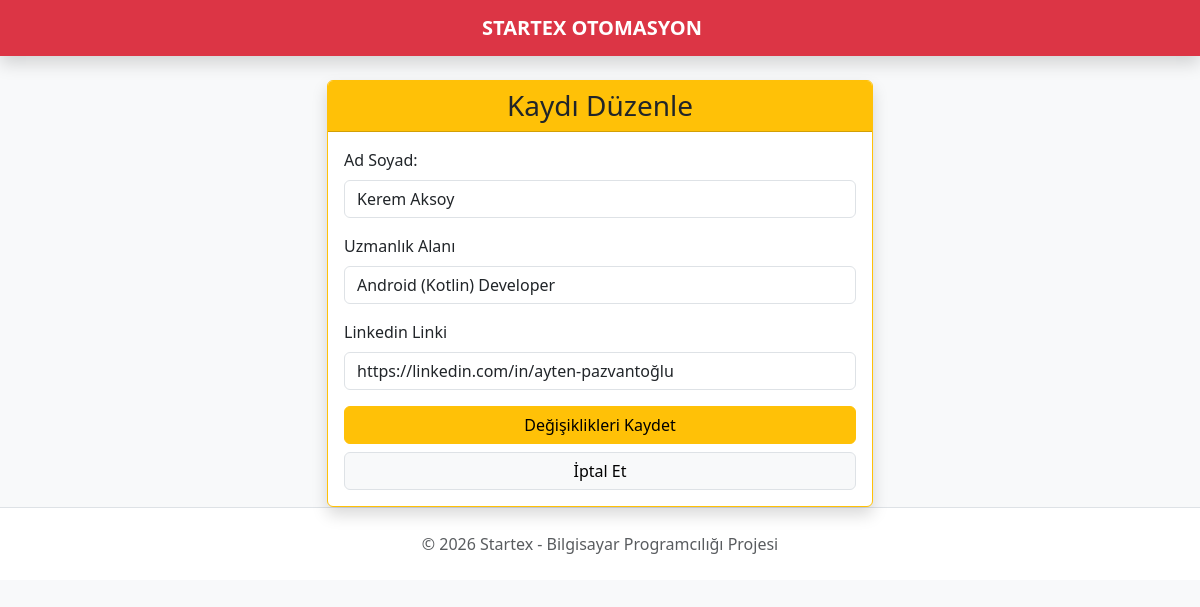
/duzenle.php?id=27, run on the app's committed database.
### tables this page shows
CREATE TABLE `katilimcilar` (
  `id` int(11) NOT NULL,
  `ad_soyad` varchar(100) NOT NULL,
  `uzmanlik` varchar(100) NOT NULL,
  `linkedin` varchar(255) NOT NULL
);

### duzenle.php (the view, shortened to what this page needs)
<?php
include("baglan.php");
include("ust.php");
if(isset($_GET["id"])) {
    $id = $_GET["id"];
    $sorgu = $conn->query("SELECT * FROM katilimcilar WHERE id = $id");
    $kayit = $sorgu->fetch_assoc();
}
?>
<div class="row justify-content-center">
    <div class="col-md-6">
        <div class="card shadow border-warning">
            <div class="card-header bg-warning text-dark">
                <h3 class="text-center mb-0">Kaydı Düzenle</h3>
            </div>
            <div class="card-body">
                <form action="guncelle.php" method="POST">
                    <div class="mb-3">
                        <label class="form-label">Ad Soyad:</label>
                        <input type="text" name="ad_soyad" class="form-control" value="<?php echo $kayit['ad_soyad']; ?>" required>
                    </div>
                    <div class="mb-3">
                        <label class="form-label">Uzmanlık Alanı</label>
                        <input type="text" name="uzmanlik" class="form-control" value="<?php echo $kayit['uzmanlik']; ?>" required>
                    </div>
                    <div class="mb-3">
                        <label class="form-label">Linkedin Linki</label>
                        <input type="url" name="linkedin" class="form-control" value="<?php echo $kayit['linkedin']; ?>" required>
                    </div>
                    <div class="d-grid gap-2">
                        <button type="submit" class="btn btn-warning">Değişiklikleri Kaydet</button>
                        <a href="liste.php" class="btn btn-light border">İptal Et</a>
                    </div>
                </form>
            </div>
        </div>
    </div>
</div>
<?php include("alt.php"); ?>

### data on the page
katilimcilar: ad_soyad "Kerem Aksoy", uzmanlik "Android (Kotlin) Developer", linkedin "https://linkedin.com/in/ayten-pazvantoğlu"
